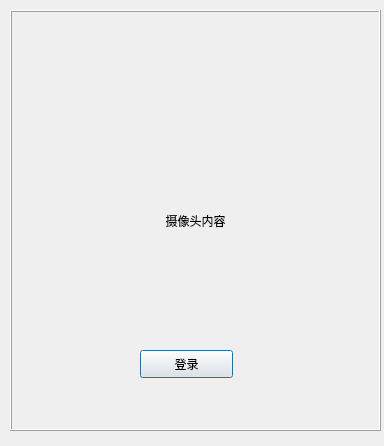
<?xml version="1.0" encoding="UTF-8"?>
<ui version="4.0">
 <class>Dialog</class>
 <widget class="QDialog" name="Dialog">
  <property name="geometry">
   <rect>
    <x>0</x>
    <y>0</y>
    <width>384</width>
    <height>446</height>
   </rect>
  </property>
  <property name="windowTitle">
   <string>Dialog</string>
  </property>
  <widget class="QFrame" name="frame">
   <property name="geometry">
    <rect>
     <x>10</x>
     <y>10</y>
     <width>371</width>
     <height>421</height>
    </rect>
   </property>
   <property name="frameShape">
    <enum>QFrame::Box</enum>
   </property>
   <property name="frameShadow">
    <enum>QFrame::Raised</enum>
   </property>
   <widget class="QLabel" name="label">
    <property name="geometry">
     <rect>
      <x>0</x>
      <y>0</y>
      <width>371</width>
      <height>421</height>
     </rect>
    </property>
    <property name="text">
     <string>摄像头内容</string>
    </property>
    <property name="alignment">
     <set>Qt::AlignCenter</set>
    </property>
   </widget>
   <widget class="QPushButton" name="btn_login">
    <property name="geometry">
     <rect>
      <x>130</x>
      <y>340</y>
      <width>93</width>
      <height>28</height>
     </rect>
    </property>
    <property name="text">
     <string>登录</string>
    </property>
   </widget>
  </widget>
 </widget>
 <resources/>
 <connections>
  <connection>
   <sender>btn_login</sender>
   <signal>clicked()</signal>
   <receiver>Dialog</receiver>
   <slot>login()</slot>
   <hints>
    <hint type="sourcelabel">
     <x>186</x>
     <y>363</y>
    </hint>
    <hint type="destinationlabel">
     <x>191</x>
     <y>222</y>
    </hint>
   </hints>
  </connection>
 </connections>
 <slots>
  <slot>login()</slot>
 </slots>
</ui>
